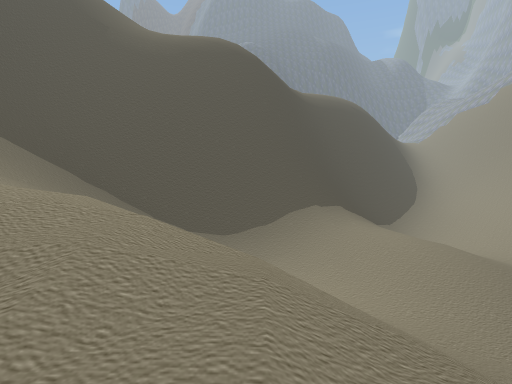
view 1 (above)

17 first-person views from a walk through a 3-D level made in the Unity game engine. The camera is 1.4 m above the floor, looks level and sees 75° across. The floor is counted in squares, 2 m on a side. Each view is taken from the middle of a square. On the plan, view 1 faces up. The plan holds only what a view shows up to about 10 squares ahead; the rest is blank. The place goes on beyond the plan. The player character is not drawn.

view 2
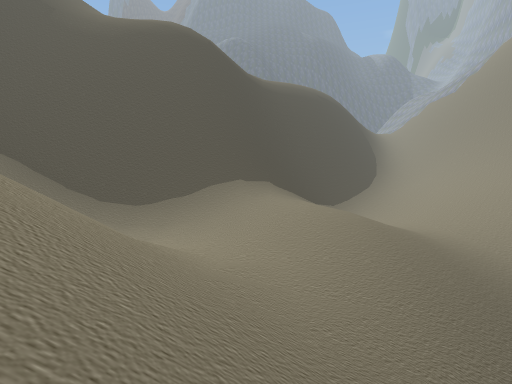

view 3
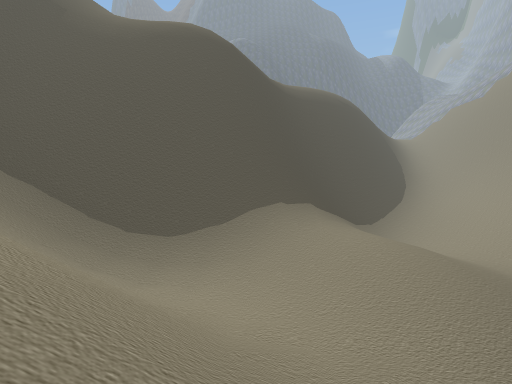

view 4
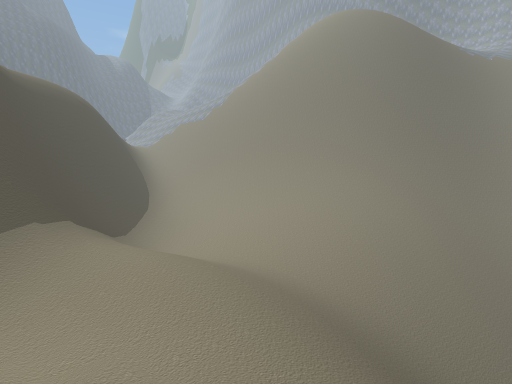

view 5
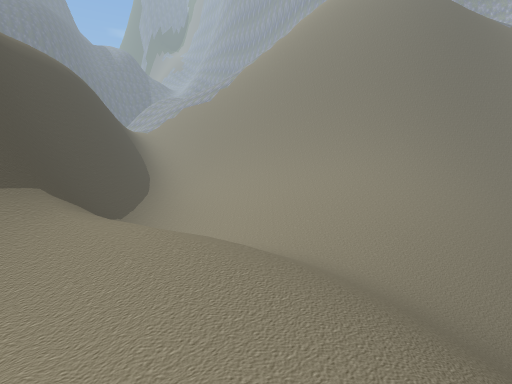

view 6
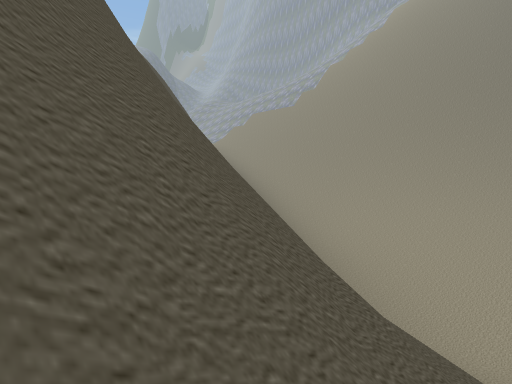

view 7
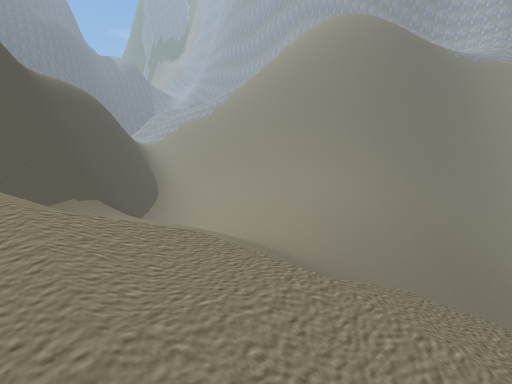

view 8
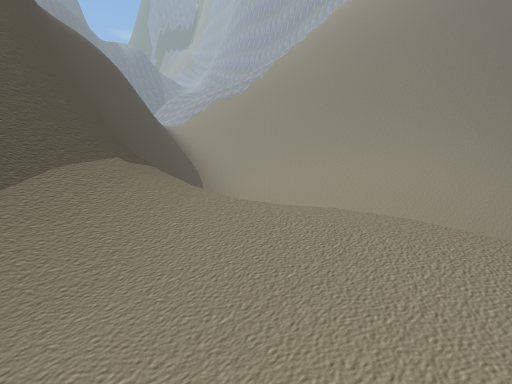

view 9
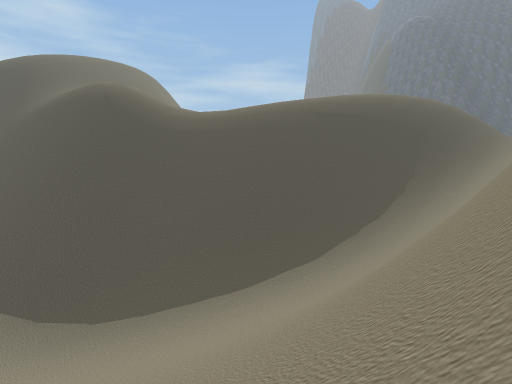

view 10
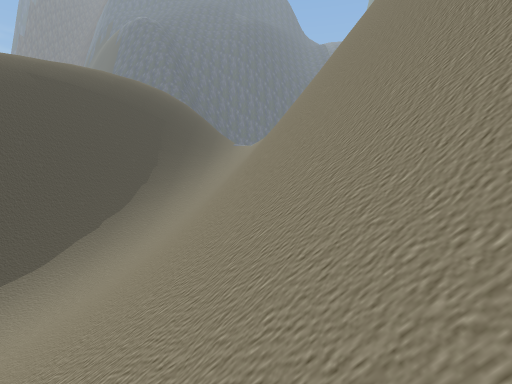

view 11
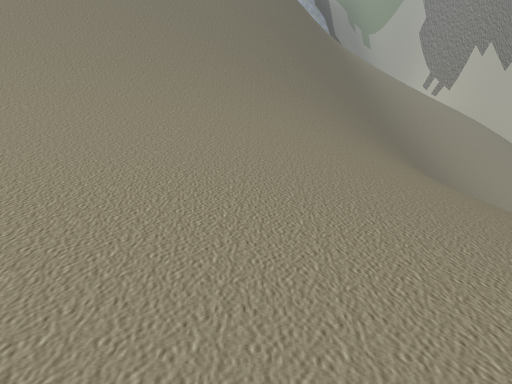

view 12
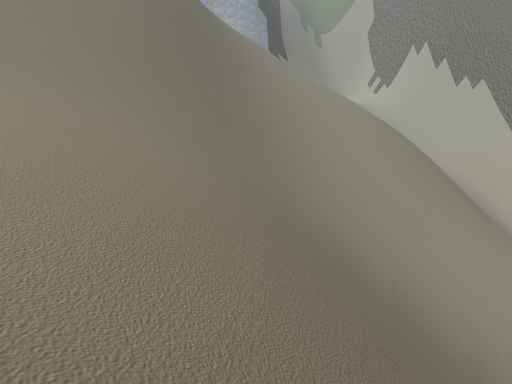

view 13
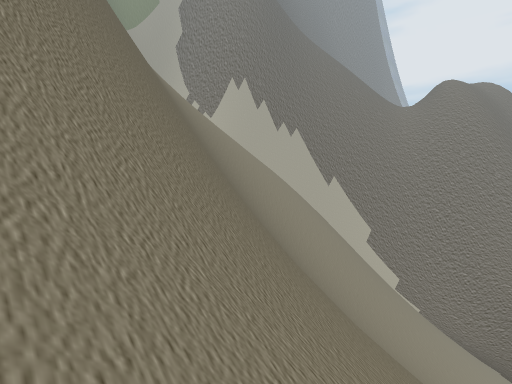

view 14
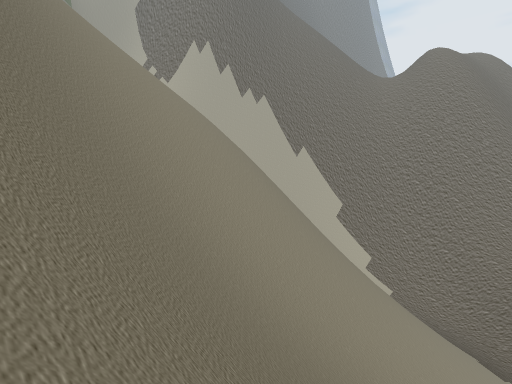

view 15
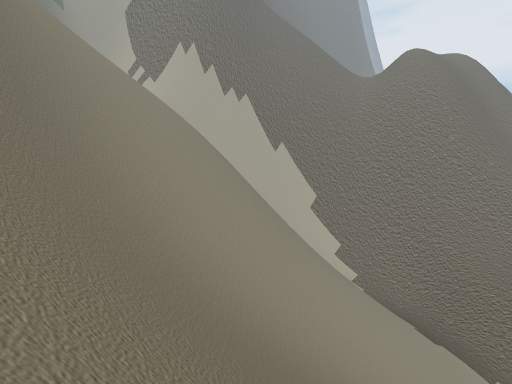

view 16
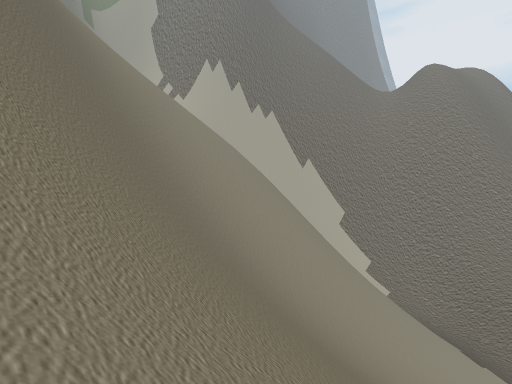

view 17
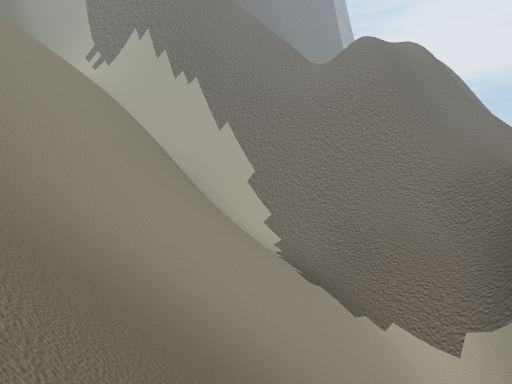

### Floor plan
Key: @ floor where view 1 was taken; # wall or solid block; . main floor; : floor 1.5 m higher than the main floor; + floor 3 m higher than the main floor; / step, stairs or slope; = window, fence, low wall or low ledge; v drop or lower ground.
Columns run from 6 left of view 1 to 23 right of it. Each row starts with its distance up from view 1.
 18            v##=///#
 17           vv##////#
 16          v ##/////#
 15         vv##//////##
 14         v #///////##
 13          ##////////##
 12         ##//.//////=#
 11 vvvvv ####//.///////#
 10 ###  ###///..///////##
  9 ######//// ..///////=#
  8 /////////: ..///////=##
  7 /////////:/..////////##
  6  /////.//:///////////=##
  5     ///./:////////////##   v
  4      //../////////////### vvv
  3     +//////////////////## vvv/
  2     /://///   //////////##vvv/
  1      ////      /////////##vv#/
  0      /@//       ////////=#vv/
 -1                  ///////##v/
 -2                  ///////=#v
 -3                  ////////#
 -4                  ////////
 -5                  ///////
 -6                  // ///

Where each view was taken, in squares from view 1:
view 1: 0 up, 0 right, facing up
view 2: 0 up, 2 right, facing up
view 3: 1 up, 1 right, facing up
view 4: 1 up, 0 right, facing up-right
view 5: 3 up, 1 right, facing up-right
view 6: 9 up, 0 right, facing up-right
view 7: 0 up, 1 left, facing up-right
view 8: 5 up, 0 right, facing up-right
view 9: 9 up, 13 right, facing up-left
view 10: 10 up, 12 right, facing up
view 11: 9 up, 6 right, facing right
view 12: 4 up, 5 right, facing right
view 13: 9 up, 13 right, facing down-right
view 14: 5 up, 13 right, facing down-right
view 15: 5 up, 11 right, facing down-right
view 16: 7 up, 12 right, facing down-right
view 17: 3 up, 7 right, facing down-right
